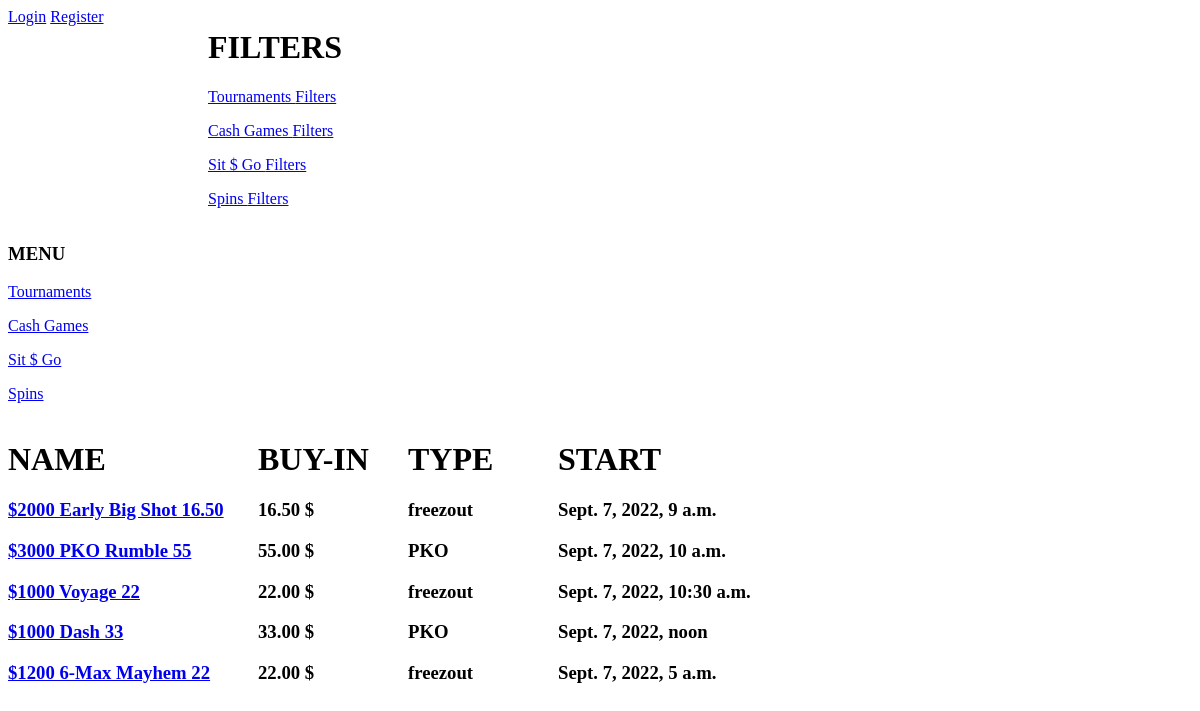
The page /game_type/1/ on the database as committed earlier.
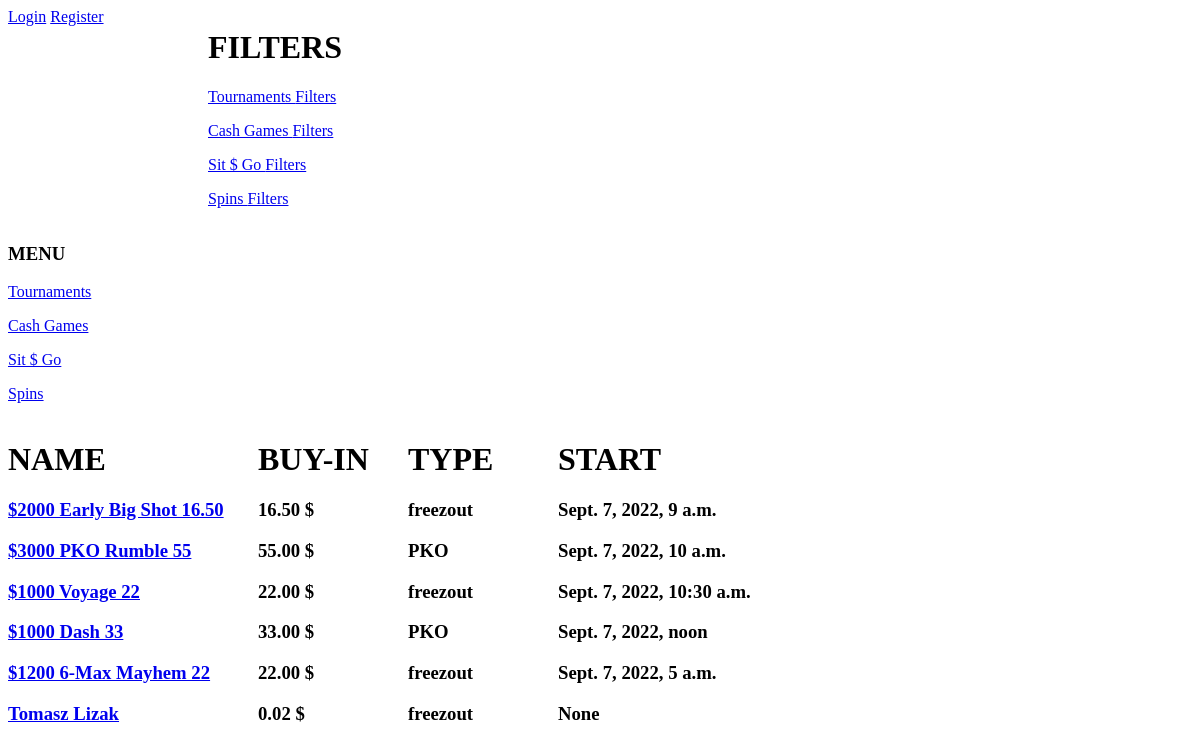
The same page on the database as committed later.
### tournaments/models.py (models this page shows, shortened)
class Game_Type(models.Model):
    name = models.CharField(max_length=50)

class Tournaments(models.Model):
    Tournament_status = (
        ('compleated', 'compleated'),
        ('running', 'running'),
        ('late reg', 'late reg'),
        ('upcoming', 'upcoming')
    )
    Tournament_type =(
        ('freezout', 'freezout'),
        ('R&A', 'R&A'),
        ('PKO', "PKO"),
        ('Knockot', 'Knockout')
    )
    name = models.CharField(max_length=50)
    date = models.DateTimeField(auto_now=False, auto_now_add=False, blank=True, null=True)
    buy_in = models.DecimalField(max_digits=12, decimal_places=2)
    players = models.IntegerField(blank=True, null=True)
    prizepool = models.DecimalField(max_digits=12, decimal_places=2)
    status = models.CharField(choices=Tournament_status, max_length = 30)
    type = models.CharField(choices=Tournament_type, max_length = 30)
    game_type = models.ForeignKey(Game_Type, on_delete=models.CASCADE, null=True)
    class Meta:
        verbose_name = 'Tournament'
        verbose_name_plural = 'Tournaments'

### tournaments/views.py (the view)
# urls.py: path('game_type/<id>/', category, name='game_type'),
def category(request, id):
    all_tournaments = Tournaments.objects.all()
    category_type = Game_Type.objects.get(pk=id)
    game_type = Game_Type.objects.all()
    tournament_user = Tournaments.objects.get(pk=id)
    all_cashes = Cash_Games.objects.all()
    all_sit_go = Sit_Go.objects.all()
    all_spins = Spin.objects.all()
    data = {'category_type' : category_type,
            'game_type': game_type,
            'all_tournaments' : all_tournaments,
            'tournament_user' : tournament_user,
            'all_cashes' : all_cashes,
            'all_sit_go' : all_sit_go,
            'all_spins' : all_spins}
    return render(request, 'category_type.html', data)

### tournaments/templates/category_type.html (shortened to what this page needs)
{% extends 'szablon.html' %}
{% block layout %}
    {% if category_type.name == 'Tournaments' %}
        <div style="width:250; float:left">
        <h1> NAME </h1>
        {% for tour in all_tournaments %}
            <h3><a href = "/tournament/{{ tour.id }}/"> {{ tour.name }} </a></h3>
        {% endfor %}
        </div>
        <div style="width:150; float:left">
            <h1> BUY-IN </h1>
            {% for tour in all_tournaments %}
            <h3> {{ tour.buy_in }} $ </h3>
            {% endfor %}
        </div>
            <div style="width:150; float:left">
            <h1> TYPE </h1>
            {% for tour in all_tournaments %}
            <h3> {{ tour.type }} </h3>
            {% endfor %}
            </div>
            <div style="width:200; float:left">
            <h1> START </h1>
            {% for tour in all_tournaments %}
            <h3> {{ tour.date }} </h3>
            {% endfor %}
            </div>
    {% endif %}
{% endblock layout %}

### tournaments/templates/szablon.html (shortened to what this page needs)
<div style="width:200px; float:left">
    <div class="navbar-nav">
        {% if user.is_authenticated %}
            <a class="nav-item nav link" href="{% url 'profile' %}">Profile</a>
            <a class="nav-item nav link" href="{% url 'logout' %}">Logout</a>
        {% else %}
            <a class="nav-item nav link" href="{% url 'login' %}">Login</a>
            <a class="nav-item nav link" href="{% url 'register' %}">Register</a>
        {% endif %}
    </div>
</div>
<div style="width:700; float:left">
    <h1> FILTERS </h1>
    {% for game in game_type %}
        <p><a href = "/game_type/{{ game.id }}/filter/"> {{ game.name }} Filters </a></p>
    {% endfor %}
</div>
<div style="width:200px; float:left">
<h3> MENU </h3>
{% for game in game_type %}
<p><a href = "/game_type/{{ game.id }}/"> {{ game.name }}</a> </p>
{% endfor %}
    </div>
    <div style="width:1200; float:left">
        {% block layout %}   {% endblock layout %}
    </div>

Rows that differ between the two databases and show on the page:
added Tournaments: name "Tomasz Lizak", buy_in "0.02", type "freezout", date "None"
